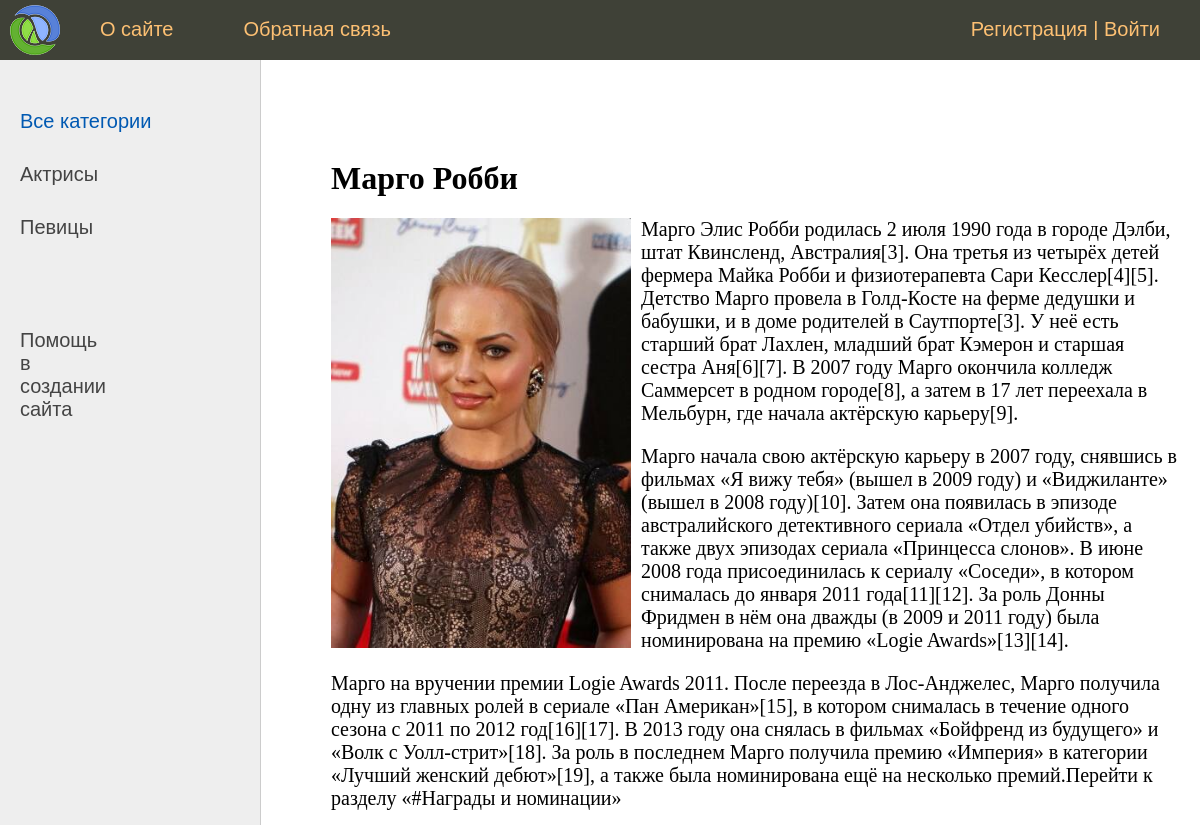
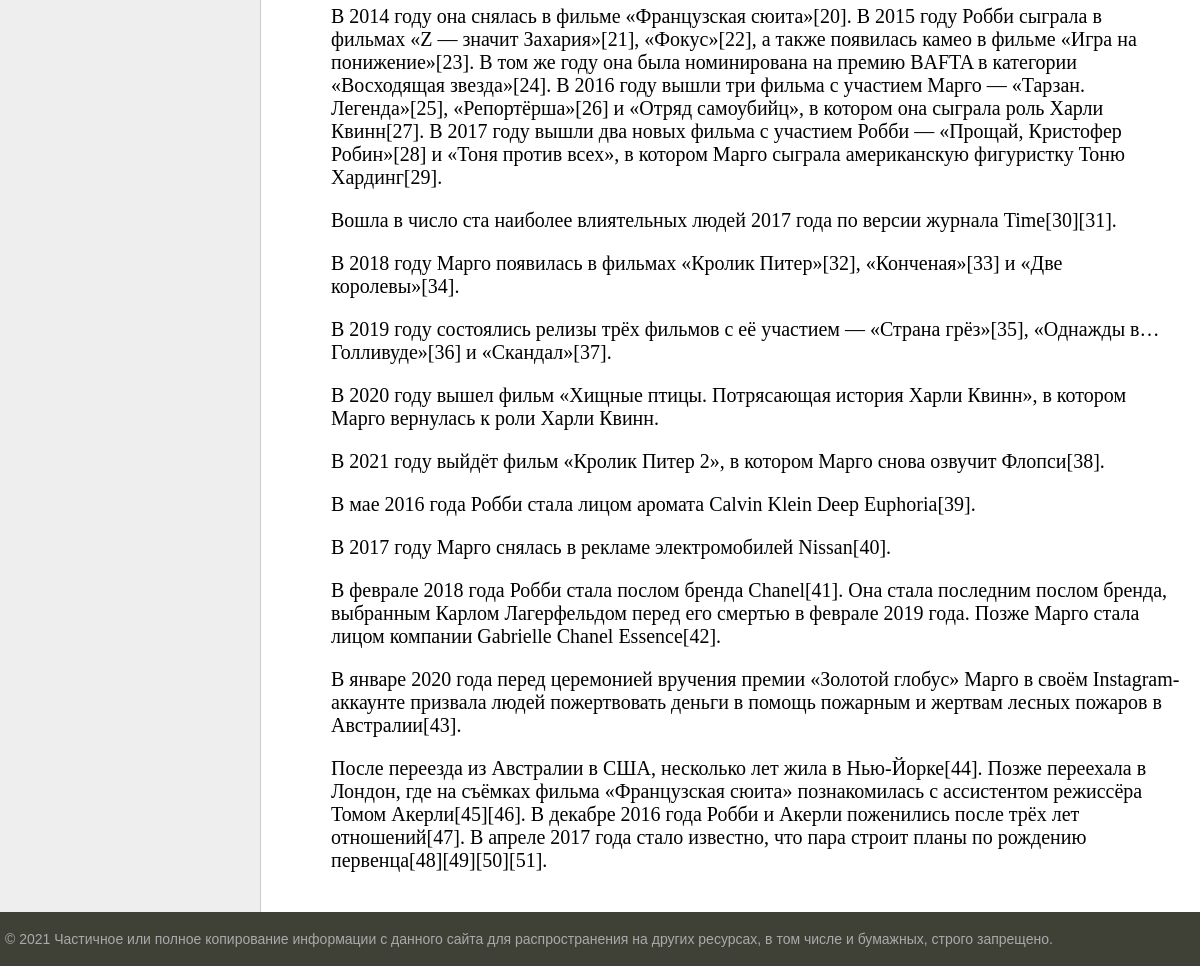
The page /post/margo-robbi/ on the database its author committed (2 pictures, top to bottom).
### jornal/models.py (models this page shows, shortened)
class Category(models.Model):
    name = models.CharField(max_length=100, db_index=True, verbose_name="Категория")
    slug = models.SlugField(max_length=255, unique=True, db_index=True, verbose_name="URL")
    def get_absolute_url(self):
        return reverse('category', kwargs={'cat_slug': self.slug})
    class Meta:
        verbose_name = 'Категорию'
        verbose_name_plural = 'Категории'
        ordering = ['id']

class Jornal(models.Model):
    title = models.CharField(max_length=255, verbose_name="Заголовок")
    slug = models.SlugField(max_length=255, unique=True, db_index=True, verbose_name="URL")
    content = models.TextField(blank=True, verbose_name="Текст статьи")
    photo = models.ImageField(upload_to="photos/%Y/%m/%d/", verbose_name="Фото")
    time_create = models.DateTimeField(auto_now_add=True, verbose_name="Время создания")
    time_update = models.DateTimeField(auto_now=True, verbose_name="Время изменения")
    is_published = models.BooleanField(default=True, verbose_name="Публикация")
    cat = models.ForeignKey('Category', on_delete=models.PROTECT, verbose_name="Категории")
    def __str__(self):
        return self.title
    class Meta:
        verbose_name = 'Статью о личности'
        verbose_name_plural = 'Статьи о личностях'
        ordering = ['-time_create', 'title']

### jornal/views.py (the view)
# urls.py: path('post/<slug:post_slug>/', ShowPost.as_view(), name='post'),
class ShowPost(DataMixin, DetailView):
    model = Jornal
    template_name = 'jornal/post.html'
    slug_url_kwarg = 'post_slug'
    context_object_name = 'post'
    def get_context_data(self, *, object_list=None, **kwargs):
        context = super().get_context_data(**kwargs)
        c_def = self.get_user_context(title=context['post'])
        return dict(list(context.items()) + list(c_def.items()))

### jornal/utils.py (called while the page is built)
    def get_user_context(self, **kwargs):
        context = kwargs
        cats = Category.objects.annotate(Count('jornal'))
        user_menu = menu.copy()
        if not self.request.user.is_authenticated:
            user_menu.pop(1)
        context['menu'] = user_menu
        context['cats'] = cats
        if 'cat_selected' not in context:
            context['cat_selected'] = 0
        return context

### jornal/templates/jornal/post.html
{% extends 'jornal/base.html' %}
{% block content %}
<h1>{{post.title}}</h1>
{% if post.photo %}
<p><img class="img-article-left" src="{{post.photo.url}}"></p>
{% endif %}
{{post.content|linebreaks}}
{% endblock %}

### jornal/templates/jornal/base.html (shortened to what this page needs)
{% load static %}
{% load jornal_tags %}
<!DOCTYPE html>
<html>
<head>
	<link type="text/css" href="{% static 'jornal/css/styles.css' %}" rel="stylesheet" />
</head>
<body>
<table class="table-page" border=0 cellpadding="0" cellspacing="0">
<tr><td valign=top>
{% block mainmenu %}
		<div class="header">
			<ul id="mainmenu" class="mainmenu">
			<li class="logo"><a href="{% url 'home' %}"><div class="logo"></div></a></li>
{% for m in menu %}
			<li><a href="{% url m.url_name %}">{{m.title}}</a></li>
{% endfor %}
	{% if request.user.is_authenticated %}
				<li class="last"> {{user.username}} | <a href="{% url 'logout' %}">Выйти</a></li>
				{% else %}
				<li class="last"><a href="{% url 'register' %}">Регистрация</a> | <a href="{% url 'login' %}">Войти</a></li>
	{% endif %}
			</ul>
		</div>
{% endblock mainmenu %}
<table class="table-content" border=0 cellpadding="0" cellspacing="0">
<tr>
		<td valign="top" class="left-chapters">
	<ul id="leftchapters">
{% if cat_selected == 0 %}
		<li class="selected">Все категории</li>
{% else %}
		<li><a href="{% url 'home' %}">Все категории</a></li>
{% endif %}
{% for c in cats %}
{% if c.jornal__count > 0 %}
	{% if c.pk == cat_selected %}
		<li class="selected">{{c.name}}</li>
	{% else %}
		<li><a href="{{ c.get_absolute_url }}">{{c.name}}</a></li>
	{% endif %}
{% endif %}
{% endfor %}
		<li class="share">
		<a href="https://proproprogs.ru/django" ><p>Помощь в создании сайта</p></a>
		</li>
	</ul>
</td>
<td valign="top" class="content">
<div class="content-text">
{% block content %}
{% endblock %}
	</div>
</td></tr></table>
</td></tr>
<tr><td valign=top>
	<div id="footer">
		<p>&copy; 2021 Частичное или полное копирование информации с данного сайта для распространения на других ресурсах, в том числе и бумажных, строго запрещено.</p>
	</div>
</td></tr></table>
</body>
</html>

### jornal/static/jornal/css/styles.css (style rules this page uses)
html, body { font-family: 'Arial'; margin: 0; padding: 0; height: 100%; width: 100%; color: #444; }
a { color: #0059b2; text-decoration: none; }
img { max-width: 600px; height: auto; }
img.img-article-left { max-width: 300px; height: auto; float: left; padding: 0 10px 10px 0; }
.table-page { width: 100%; height: 100%; vertical-align: top; }
.table-page tr { height: 100%; }
.header { background: #3F4137; height: 60px; }
.logo { background: url('../images/logo.png') no-repeat 10px 5px; width: 70px; height: 60px; }
ul.mainmenu { list-style: none; margin: 0; padding: 0; height: 60px; color: #fdc073; font-size: 20px; overflow: hidden; }
ul.mainmenu li { float: left; margin: 18px 40px 0 30px; }
ul.mainmenu li.logo { margin: 0; }
ul.mainmenu li.last { float: right; }
ul.mainmenu li a { color: #fdc073; text-decoration: none; }
.table-content { width: 100%; min-height: 100%; height: 100%; }
.left-chapters { margin: 0; background: #eee; border-right: 1px solid #ccc; min-height: 100%; }
.left-chapters ul { width: 230px; min-height: 100%; margin: 0; padding: 20px 10px 10px 20px; list-style: none; font-size: 20px; }
.left-chapters ul li { margin: 30px 0 0 0; color: #999; }
.left-chapters ul li.selected { color: #0059b2; }
.left-chapters ul li a { color: #444; text-decoration: none; }
.left-chapters ul li.share { margin: 60px 0 0 0; }
.left-chapters ul li.share p { margin: 30px 0 30px 0; }
.left-chapters ul li.share a { display: inline-block; width: 40px; height: 40px; margin: 0 20px 0 0; }
.content { padding: 40px 20px 20px 40px; width: 100%; box-sizing: border-box; }
.content-text { margin: 60px 0 0 30px; color: #000; font-size: 20px; font-family: Yandex Sans Display Light; }
.content-text h1 { font-size: 32px; }
#footer { box-sizing: border-box; background: #3F4137; padding: 5px; color: #aaa; font-size: 14px; font-family: Verdana, Geneva, Arial, Helvetica; text-align: left; overflow: hidden; }

### rows shown on the page
Category: name "Актрисы"
Category: name "Певицы"
Jornal: title "Марго Робби", photo (picture), content "Марго Элис Робби родилась 2 июля 1990 года в городе Дэлби, штат Квинсленд, Австралия[3]. Она третья из четырёх детей фермера Майка Робби и физиотерапевта Сари Кесслер[4][5]. Детство Марго провела в Голд-Косте на ферме дедушки и бабушки, и в доме родителей в Саутпорте[3]. У неё есть старший брат Лахлен, младший брат Кэмерон и старшая сестра Аня[6][7]. В 2007 году Марго окончила колледж Саммерсет в родном городе[8], а затем в 17 лет переехала в Мельбурн, где начала актёрскую карьеру[9]. Марго начала свою актёрскую карьеру в 2007 году, снявшись в фильмах «Я вижу тебя» (вышел в 2009 году) и «Виджиланте» (вышел в 2008 году)[10]. Затем она появилась в эпизоде австралийского детективного сериала…"

### other values the page prints
{{ m.title }} "О сайте" "Обратная связь"
